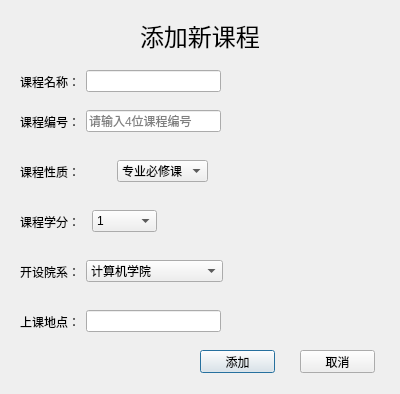
<?xml version="1.0" encoding="UTF-8"?>
<ui version="4.0">
 <class>addcourse</class>
 <widget class="QDialog" name="addcourse">
  <property name="geometry">
   <rect>
    <x>0</x>
    <y>0</y>
    <width>400</width>
    <height>394</height>
   </rect>
  </property>
  <property name="windowTitle">
   <string>学生选课和成绩管理系统</string>
  </property>
  <widget class="QLabel" name="label">
   <property name="geometry">
    <rect>
     <x>140</x>
     <y>20</y>
     <width>131</width>
     <height>31</height>
    </rect>
   </property>
   <property name="font">
    <font>
     <pointsize>18</pointsize>
    </font>
   </property>
   <property name="text">
    <string>添加新课程</string>
   </property>
  </widget>
  <widget class="QWidget" name="layoutWidget">
   <property name="geometry">
    <rect>
     <x>20</x>
     <y>70</y>
     <width>201</width>
     <height>23</height>
    </rect>
   </property>
   <layout class="QHBoxLayout" name="horizontalLayout">
    <item>
     <widget class="QLabel" name="label_2">
      <property name="text">
       <string>课程名称：</string>
      </property>
     </widget>
    </item>
    <item>
     <widget class="QLineEdit" name="le_course_name">
      <property name="placeholderText">
       <string/>
      </property>
      <property name="clearButtonEnabled">
       <bool>true</bool>
      </property>
     </widget>
    </item>
   </layout>
  </widget>
  <widget class="QWidget" name="layoutWidget">
   <property name="geometry">
    <rect>
     <x>20</x>
     <y>260</y>
     <width>203</width>
     <height>23</height>
    </rect>
   </property>
   <layout class="QHBoxLayout" name="horizontalLayout_4">
    <item>
     <widget class="QLabel" name="label_5">
      <property name="text">
       <string>开设院系：</string>
      </property>
     </widget>
    </item>
    <item>
     <widget class="QComboBox" name="cbb_college">
      <property name="sizePolicy">
       <sizepolicy hsizetype="Expanding" vsizetype="Fixed">
        <horstretch>0</horstretch>
        <verstretch>0</verstretch>
       </sizepolicy>
      </property>
      <item>
       <property name="text">
        <string>计算机学院</string>
       </property>
      </item>
      <item>
       <property name="text">
        <string>数理学院</string>
       </property>
      </item>
      <item>
       <property name="text">
        <string>外国语学院</string>
       </property>
      </item>
      <item>
       <property name="text">
        <string>经济管理学院</string>
       </property>
      </item>
      <item>
       <property name="text">
        <string>体育学院</string>
       </property>
      </item>
     </widget>
    </item>
   </layout>
  </widget>
  <widget class="QWidget" name="layoutWidget">
   <property name="geometry">
    <rect>
     <x>20</x>
     <y>210</y>
     <width>137</width>
     <height>23</height>
    </rect>
   </property>
   <layout class="QHBoxLayout" name="horizontalLayout_3">
    <item>
     <widget class="QLabel" name="label_4">
      <property name="text">
       <string>课程学分：</string>
      </property>
     </widget>
    </item>
    <item>
     <widget class="QComboBox" name="cbb_point">
      <item>
       <property name="text">
        <string>1</string>
       </property>
      </item>
      <item>
       <property name="text">
        <string>2</string>
       </property>
      </item>
      <item>
       <property name="text">
        <string>3</string>
       </property>
      </item>
      <item>
       <property name="text">
        <string>4</string>
       </property>
      </item>
      <item>
       <property name="text">
        <string>5</string>
       </property>
      </item>
     </widget>
    </item>
   </layout>
  </widget>
  <widget class="QPushButton" name="btn_sys_addcou">
   <property name="geometry">
    <rect>
     <x>200</x>
     <y>350</y>
     <width>75</width>
     <height>23</height>
    </rect>
   </property>
   <property name="text">
    <string>添加</string>
   </property>
  </widget>
  <widget class="QPushButton" name="btn_sys_addcoucancel">
   <property name="geometry">
    <rect>
     <x>300</x>
     <y>350</y>
     <width>75</width>
     <height>23</height>
    </rect>
   </property>
   <property name="text">
    <string>取消</string>
   </property>
  </widget>
  <widget class="QWidget" name="layoutWidget">
   <property name="geometry">
    <rect>
     <x>20</x>
     <y>160</y>
     <width>188</width>
     <height>23</height>
    </rect>
   </property>
   <layout class="QHBoxLayout" name="horizontalLayout_2">
    <item>
     <widget class="QLabel" name="label_3">
      <property name="text">
       <string>课程性质：</string>
      </property>
     </widget>
    </item>
    <item>
     <widget class="QComboBox" name="cbb_nature">
      <item>
       <property name="text">
        <string>专业必修课</string>
       </property>
      </item>
      <item>
       <property name="text">
        <string>专业选修课</string>
       </property>
      </item>
      <item>
       <property name="text">
        <string>通识选修课</string>
       </property>
      </item>
     </widget>
    </item>
   </layout>
  </widget>
  <widget class="QWidget" name="layoutWidget">
   <property name="geometry">
    <rect>
     <x>20</x>
     <y>310</y>
     <width>201</width>
     <height>23</height>
    </rect>
   </property>
   <layout class="QHBoxLayout" name="horizontalLayout_5">
    <item>
     <widget class="QLabel" name="label_6">
      <property name="text">
       <string>上课地点：</string>
      </property>
     </widget>
    </item>
    <item>
     <widget class="QLineEdit" name="le_course_place">
      <property name="placeholderText">
       <string/>
      </property>
      <property name="clearButtonEnabled">
       <bool>true</bool>
      </property>
     </widget>
    </item>
   </layout>
  </widget>
  <widget class="QWidget" name="layoutWidget">
   <property name="geometry">
    <rect>
     <x>20</x>
     <y>110</y>
     <width>201</width>
     <height>23</height>
    </rect>
   </property>
   <layout class="QHBoxLayout" name="horizontalLayout_6">
    <item>
     <widget class="QLabel" name="label_7">
      <property name="text">
       <string>课程编号：</string>
      </property>
     </widget>
    </item>
    <item>
     <widget class="QLineEdit" name="le_course_id">
      <property name="maxLength">
       <number>4</number>
      </property>
      <property name="placeholderText">
       <string>请输入4位课程编号</string>
      </property>
      <property name="clearButtonEnabled">
       <bool>true</bool>
      </property>
     </widget>
    </item>
   </layout>
  </widget>
 </widget>
 <resources/>
 <connections/>
</ui>
